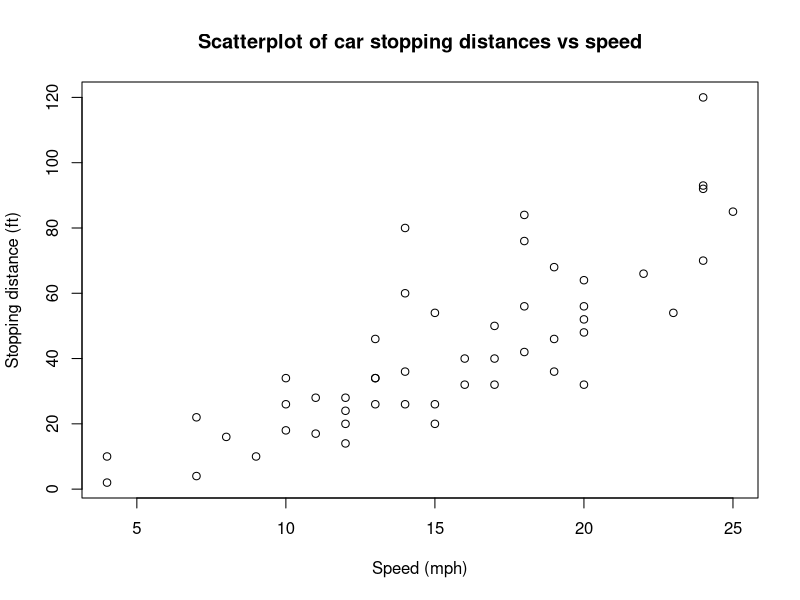

The R script that drew this image: (Note: this script raises an error after producing the figure.)
# Question 1
df <- data.frame(
    People = c("Tahir", "Jiaan", "Caleb", "Layla", "Chris"),
    Height = c(160, 170, 185, 140, 160)
)
head(df)

# Question 2
my_vector <- seq(from = 1, to = 1000, by = 1)
my_matrix <- matrix(1:100, nrow = 10, ncol = 10)
my_dataframe <- data.frame(name = rep(c("a", "b"), each = 10), value = 21:40)
my_list <- list(my_vector, my_matrix, my_dataframe)

my_vector[4]
my_matrix[7, 4]
my_dataframe[10, "name"]
my_list[[1]][5]

# Question 3
# Method 1 - print
print(200:300)

# Method 2 - for loop
for (i in 200:300) {
    print(i)
}

# Method 3 - sapply
values <- 200:300
values
sapply(values, print)

# Question 4
animals <- c("tiger", "lion", "badger", "fox", "rabbit", "fish", "dog", "octopus")
animals <- replace(animals, c(6, 8), c("squirrel", "horse"))
animals

# Question 5
data(cars)
plot(cars, xlab = "Speed (mph)", ylab = "Stopping distance (ft)", main = "Scatterplot of car stopping distances vs speed")

# Question 6
install.packages("dplyr")
library(dplyr)
data(starwars)
head(arrange(starwars, desc(height)), 1)

data(storms)
uniquestorms <- unique(storms$name)
uniquestorms %>% count(year)
